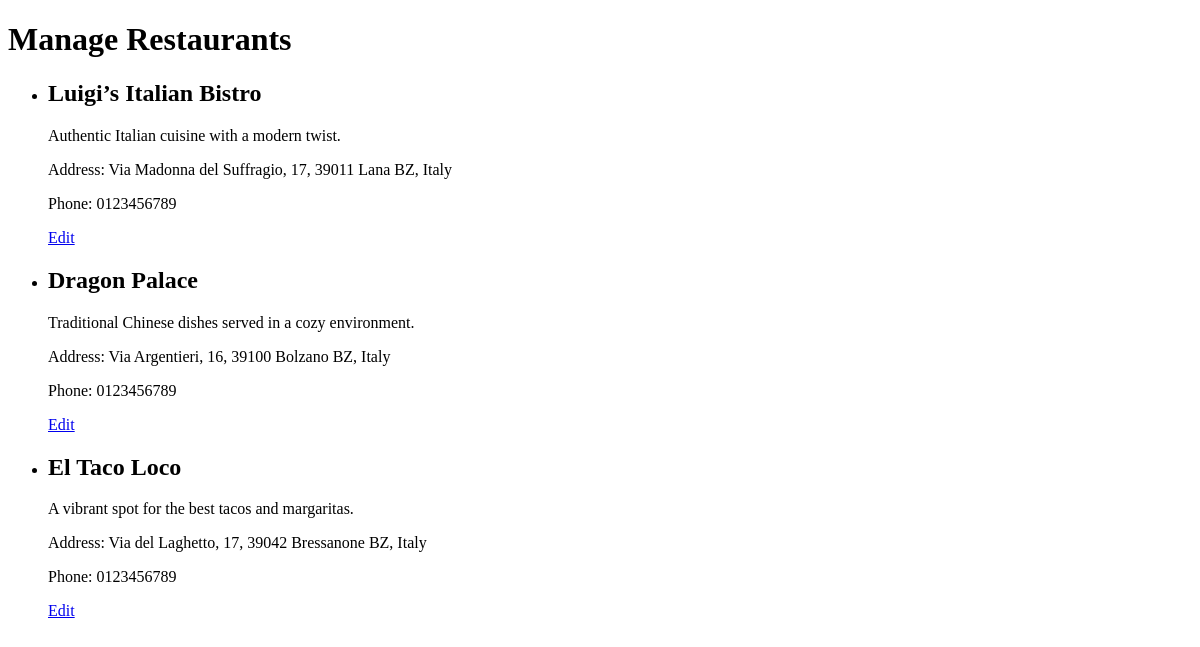
The app's page /restaurants/manage, older data.
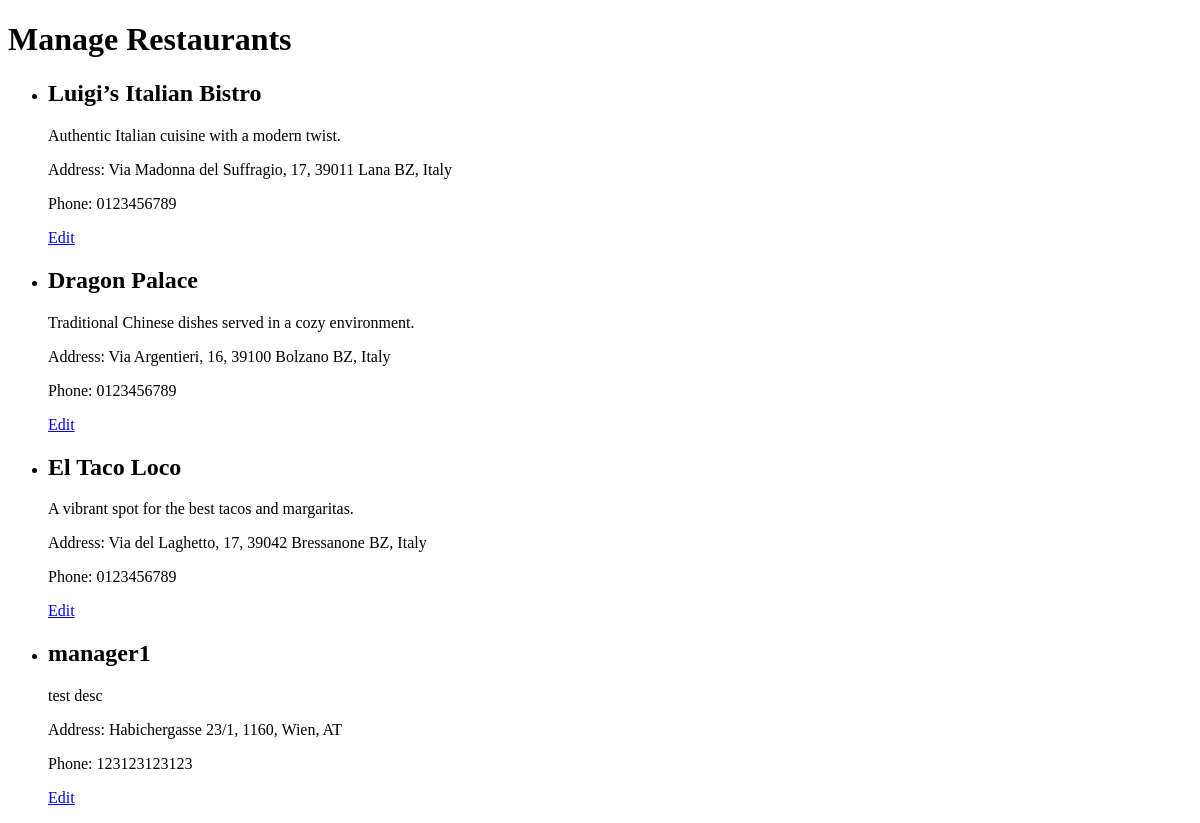
The same page, newer data.
### app/models.py (models this page shows, shortened)
class Restaurant(db.Model):
    __tablename__ = 'restaurants'
    id = db.Column(db.Integer, primary_key=True)
    name = db.Column(db.String(100), nullable=False)
    address = db.Column(db.String(200), nullable=False)
    phone_number = db.Column(db.String(20), nullable=False)
    description = db.Column(db.Text, nullable=False)
    manager_id = db.Column(db.Integer, db.ForeignKey('users.id'), nullable=False)
    latitude = db.Column(db.Float, nullable=True) # Nullable for now
    longitude = db.Column(db.Float, nullable=True) # Nullable for now
    categories = db.relationship(
        'Category',
        secondary=restaurant_categories,
        back_populates='restaurants'
    )
    reservations = db.relationship('Reservation', back_populates='restaurant', cascade='all, delete-orphan')
    manager = db.relationship('User', back_populates='restaurants')

### app/main/routes.py (the view)
@bp.route('/restaurants/manage')
def manage_restaurants():
    restaurants = Restaurant.query.all()
    return render_template('manage_restaurants.html', restaurants=restaurants)

### app/templates/manage_restaurants.html (shortened to what this page needs)
<!DOCTYPE html>
<html lang="en">
<head>
</head>
<body>
    <h1>Manage Restaurants</h1>
    <ul>
        {% for restaurant in restaurants %}
            <li>
                <h2>{{ restaurant.name }}</h2>
                <p>{{ restaurant.description }}</p>
                <p>Address: {{ restaurant.address }}</p>
                <p>Phone: {{ restaurant.phone_number }}</p>
                <p>
                    <a href="{{ url_for('main.edit_restaurant', restaurant_id=restaurant.id) }}">Edit</a>
                </p>
            </li>
        {% endfor %}
    </ul>
</body>
</html>

Row changes from the older to the newer data that the page shows:
added Restaurant: name "manager1", description "test desc", address "Habichergasse 23/1, 1160, Wien, AT", phone_number "123123123123"
